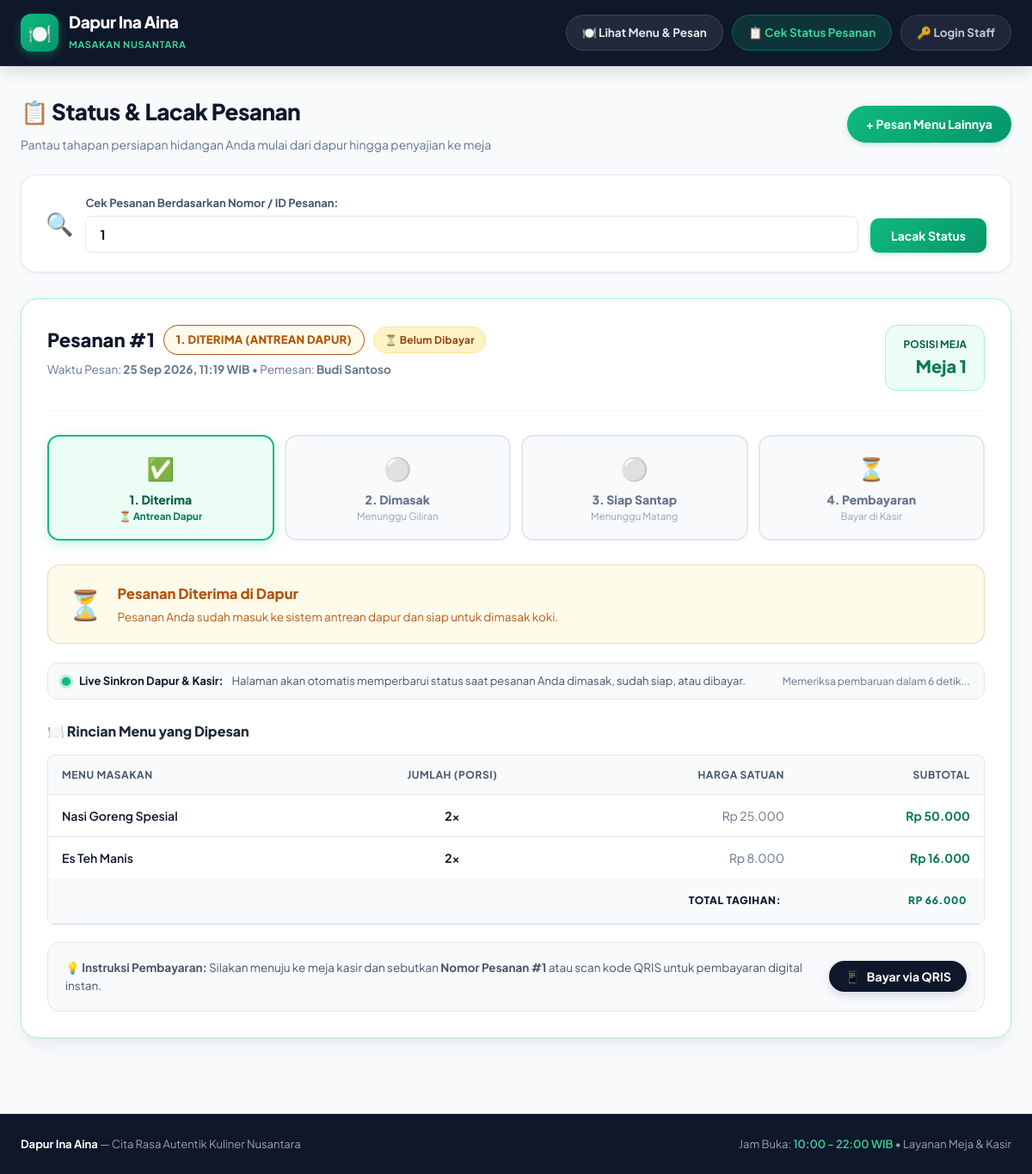
The app's page /pesanan_saya.php?id_pesanan=1 with its own data.
### tables this page shows
CREATE TABLE IF NOT EXISTS pesanan (
  id INT UNSIGNED AUTO_INCREMENT PRIMARY KEY,
  id_pelanggan INT UNSIGNED NOT NULL,
  id_pengguna INT UNSIGNED NULL COMMENT 'Petugas yang mencatat pesanan',
  tanggal DATETIME NOT NULL DEFAULT CURRENT_TIMESTAMP,
  status ENUM('diproses','disiapkan','selesai','dibatalkan') NOT NULL DEFAULT 'diproses',
  CONSTRAINT fk_pesanan_pelanggan
    FOREIGN KEY (id_pelanggan) REFERENCES pelanggan(id)
    ON UPDATE CASCADE ON DELETE RESTRICT,
  CONSTRAINT fk_pesanan_pengguna
    FOREIGN KEY (id_pengguna) REFERENCES pengguna(id)
    ON UPDATE CASCADE ON DELETE SET NULL
);

CREATE TABLE IF NOT EXISTS pelanggan (
  id INT UNSIGNED AUTO_INCREMENT PRIMARY KEY,
  nama VARCHAR(100) NOT NULL,
  id_meja INT UNSIGNED NULL,
  id_pengguna INT UNSIGNED NULL,
  created_at TIMESTAMP DEFAULT CURRENT_TIMESTAMP,
  CONSTRAINT fk_pelanggan_meja
    FOREIGN KEY (id_meja) REFERENCES meja(id)
    ON UPDATE CASCADE ON DELETE SET NULL,
  CONSTRAINT fk_pelanggan_pengguna
    FOREIGN KEY (id_pengguna) REFERENCES pengguna(id)
    ON UPDATE CASCADE ON DELETE SET NULL
);

CREATE TABLE IF NOT EXISTS meja (
  id INT UNSIGNED AUTO_INCREMENT PRIMARY KEY,
  nomor_meja INT UNSIGNED NOT NULL UNIQUE,
  kapasitas INT UNSIGNED NOT NULL DEFAULT 4,
  status ENUM('kosong','terisi','dipesan') NOT NULL DEFAULT 'kosong'
);

CREATE TABLE IF NOT EXISTS detail_pesanan (
  id INT UNSIGNED AUTO_INCREMENT PRIMARY KEY,
  id_pesanan INT UNSIGNED NOT NULL,
  id_produk INT UNSIGNED NOT NULL,
  jumlah INT UNSIGNED NOT NULL,
  subtotal DECIMAL(10,2) NOT NULL,
  CONSTRAINT fk_detail_pesanan
    FOREIGN KEY (id_pesanan) REFERENCES pesanan(id)
    ON UPDATE CASCADE ON DELETE CASCADE,
  CONSTRAINT fk_detail_produk
    FOREIGN KEY (id_produk) REFERENCES produk(id)
    ON UPDATE CASCADE ON DELETE RESTRICT
);

CREATE TABLE IF NOT EXISTS produk (
  id INT UNSIGNED AUTO_INCREMENT PRIMARY KEY,
  nama VARCHAR(100) NOT NULL,
  harga DECIMAL(10,2) NOT NULL,
  stok INT UNSIGNED NOT NULL DEFAULT 0,
  id_kategori INT UNSIGNED NOT NULL,
  gambar VARCHAR(255) NULL,
  aktif TINYINT(1) NOT NULL DEFAULT 1,
  CONSTRAINT fk_produk_kategori
    FOREIGN KEY (id_kategori) REFERENCES kategori(id)
    ON UPDATE CASCADE ON DELETE RESTRICT
);

### pesanan_saya.php (the view, shortened to what the rows shown need)
<?php
$pdo = get_koneksi();
$id_pesanan_cari = 0;
if (isset($_GET['id_pesanan'])) {
    $id_pesanan_cari = (int)$_GET['id_pesanan'];
} elseif (isset($_POST['cari_pesanan'])) {
    $id_pesanan_cari = (int)($_POST['no_pesanan'] ?? 0);
} elseif (isset($_SESSION['last_order_id'])) {
    $id_pesanan_cari = (int)$_SESSION['last_order_id'];
} elseif (isset($_COOKIE['last_order_id'])) {
    $id_pesanan_cari = (int)$_COOKIE['last_order_id'];
}
$pesananDetail = null;
$detailItems = [];
$totalTagihan = 0;
if ($id_pesanan_cari > 0) {
    $stmt = $pdo->prepare("
        SELECT p.id, p.tanggal, p.status, m.nomor_meja, pel.nama AS nama_pelanggan,
               pb.id AS id_bayar, pb.tanggal_bayar, pb.jenis AS metode_bayar
        FROM pesanan p
        JOIN pelanggan pel ON p.id_pelanggan = pel.id
        LEFT JOIN meja m ON pel.id_meja = m.id
        LEFT JOIN pembayaran pb ON pb.id_pesanan = p.id
        WHERE p.id = :id
    ");
    $stmt->execute(['id' => $id_pesanan_cari]);
    $pesananDetail = $stmt->fetch();
    if ($pesananDetail) {
        $stmtItems = $pdo->prepare("
            SELECT dp.*, pr.nama AS nama_produk, pr.harga
            FROM detail_pesanan dp
            JOIN produk pr ON dp.id_produk = pr.id
            WHERE dp.id_pesanan = :id
            ORDER BY dp.id ASC
        ");
        $stmtItems->execute(['id' => $id_pesanan_cari]);
        $detailItems = $stmtItems->fetchAll();
        foreach ($detailItems as $di) {
            $totalTagihan += $di['subtotal'];
        }
    }
}
require_once __DIR__ . '/includes/header_public.php';
?>
<div class="page-header" style="display:flex; justify-content:space-between; align-items:center; flex-wrap:wrap; gap:16px; margin-bottom: 24px;">
    <div>
        <h1 class="page-title" style="font-size: 26px; font-weight: 800; color: #0f172a; margin: 0 0 6px;">
            📋 Status & Lacak Pesanan
        </h1>
    </div>
</div>
<?php if ($pesananDetail): ?>
    <?php
    $status = $pesananDetail['status'];
    $isPaid = !empty($pesananDetail['id_bayar']);
    if ($isPaid) {
        $step = 4;
        $statusText = '4. LUNAS & SELESAI';
        $statusTitle = 'Pesanan Selesai & Lunas';
        $statusDesc = 'Pembayaran telah sukses diterima di kasir (' . ucfirst($pesananDetail['metode_bayar'] ?? 'Kasir') . '). Selamat menikmati sajian lezat Dapur Ina Aina!';
        $badgeBg = '#ecfdf5';
        $badgeColor = '#047857';
    } elseif ($status === 'diproses') {
        $step = 1;
        $statusText = '1. DITERIMA (ANTREAN DAPUR)';
        $statusTitle = 'Pesanan Diterima di Dapur';
        $statusDesc = 'Pesanan Anda sudah masuk ke sistem antrean dapur dan siap untuk dimasak koki.';
        $badgeBg = '#fffbeb';
        $badgeColor = '#b45309';
    }
    ?>
    <div class="card" style="padding: 30px; border-radius: 20px; border: 1px solid #a7f3d0; background: #fff; box-shadow: var(--shadow-md); margin-bottom: 28px;">
        <div style="display: flex; justify-content: space-between; align-items: flex-start; flex-wrap: wrap; gap: 16px; padding-bottom: 22px; border-bottom: 1px solid #f1f5f9;">
            <div>
                <div style="display: flex; align-items: center; gap: 10px; margin-bottom: 6px; flex-wrap: wrap;">
                    <span style="font-size: 22px; font-weight: 800; color: #0f172a;">
                        Pesanan #<?= (int)$pesananDetail['id'] ?>
                    </span>
                    <span class="badge" style="background: <?= $badgeBg ?>; color: <?= $badgeColor ?>; font-size: 13px; padding: 6px 14px; font-weight: 800; border-radius: 9999px; border: 1px solid currentColor;">
                        <?= htmlspecialchars($statusText) ?>
                    </span>
                    <?php if ($isPaid): ?>
                        <span class="badge badge-success" style="font-size: 12px; padding: 5px 12px; border-radius: 9999px; font-weight:700;">
                            💳 LUNAS (<?= htmlspecialchars(ucfirst($pesananDetail['metode_bayar'] ?? 'Kasir')) ?>)
                        </span>
                    <?php else: ?>
                        <span class="badge badge-warning" style="font-size: 12px; padding: 5px 12px; border-radius: 9999px; font-weight:700;">
                            ⏳ Belum Dibayar
                        </span>
                    <?php endif; ?>
                </div>
                <div style="color: #64748b; font-size: 13.5px;">
                    Waktu Pesan: <strong><?= date('d M Y, H:i', strtotime($pesananDetail['tanggal'])) ?> WIB</strong> • Pemesan: <strong><?= htmlspecialchars($pesananDetail['nama_pelanggan']) ?></strong>
                </div>
            </div>
            <div style="text-align: right; background: #ecfdf5; padding: 12px 20px; border-radius: 14px; border: 1px solid #a7f3d0;">
                <div style="font-size: 12px; color: #065f46; font-weight: 700; text-transform: uppercase;">Posisi Meja</div>
                <div style="font-size: 20px; font-weight: 800; color: #047857;">
                    Meja <?= $pesananDetail['nomor_meja'] ? htmlspecialchars($pesananDetail['nomor_meja']) : '-' ?>
                </div>
            </div>
        </div>
        <div style="margin: 28px 0;">
            <div style="display: grid; grid-template-columns: repeat(auto-fit, minmax(140px, 1fr)); gap: 12px; text-align: center;">
                <div style="padding: 16px 10px; border-radius: 14px; background: <?= $step >= 1 ? '#ecfdf5' : '#f8fafc' ?>; border: 2px solid <?= $step === 1 ? '#10b981' : ($step > 1 ? '#a7f3d0' : '#e2e8f0') ?>; transition: all 0.3s ease; <?= $step === 1 ? 'box-shadow: 0 4px 14px rgba(16,185,129,0.22);' : '' ?>">
                    <div style="font-size: 26px; margin-bottom: 4px;"><?= $step >= 1 ? '✅' : '⚪' ?></div>
                    <div style="font-weight: 800; font-size: 14px; color: <?= $step >= 1 ? '#065f46' : '#64748b' ?>;">1. Diterima</div>
                    <div style="font-size: 11.5px; color: <?= $step === 1 ? '#047857' : '#94a3b8' ?>; font-weight: <?= $step === 1 ? '700' : 'normal' ?>;">
                        <?= $step === 1 ? '⏳ Antrean Dapur' : ($step > 1 ? 'Sudah Diterima' : 'Menunggu') ?>
                    </div>
                </div>
                <div style="padding: 16px 10px; border-radius: 14px; background: <?= $step >= 2 ? ($step === 2 ? '#eff6ff' : '#ecfdf5') : '#f8fafc' ?>; border: 2px solid <?= $step === 2 ? '#3b82f6' : ($step > 2 ? '#a7f3d0' : '#e2e8f0') ?>; transition: all 0.3s ease; <?= $step === 2 ? 'box-shadow: 0 4px 14px rgba(59,130,246,0.22);' : '' ?>">
                    <div style="font-size: 26px; margin-bottom: 4px;"><?= $step === 2 ? '🍳' : ($step > 2 ? '✅' : '⚪') ?></div>
                    <div style="font-weight: 800; font-size: 14px; color: <?= $step === 2 ? '#1d4ed8' : ($step > 2 ? '#065f46' : '#64748b') ?>;">2. Dimasak</div>
                    <div style="font-size: 11.5px; color: <?= $step === 2 ? '#1d4ed8' : '#94a3b8' ?>; font-weight: <?= $step === 2 ? '700' : 'normal' ?>;">
                        <?= $step === 2 ? '🔥 Koki Memasak' : ($step > 2 ? 'Selesai Dimasak' : 'Menunggu Giliran') ?>
                    </div>
                </div>
                <div style="padding: 16px 10px; border-radius: 14px; background: <?= $step >= 3 ? '#ecfdf5' : '#f8fafc' ?>; border: 2px solid <?= $step === 3 ? '#10b981' : ($step > 3 ? '#a7f3d0' : '#e2e8f0') ?>; transition: all 0.3s ease; <?= $step === 3 ? 'box-shadow: 0 4px 14px rgba(16,185,129,0.25);' : '' ?>">
                    <div style="font-size: 26px; margin-bottom: 4px;"><?= $step === 3 ? '🍲' : ($step > 3 ? '✅' : '⚪') ?></div>
                    <div style="font-weight: 800; font-size: 14px; color: <?= $step >= 3 ? '#065f46' : '#64748b' ?>;">3. Siap Santap</div>
                    <div style="font-size: 11.5px; color: <?= $step === 3 ? '#047857' : '#94a3b8' ?>; font-weight: <?= $step === 3 ? '700' : 'normal' ?>;">
                        <?= $step === 3 ? '✨ Sudah Siap di Meja' : ($step > 3 ? 'Sudah Disajikan' : 'Menunggu Matang') ?>
                    </div>
                </div>
                <div style="padding: 16px 10px; border-radius: 14px; background: <?= $isPaid ? '#ecfdf5' : '#f8fafc' ?>; border: 2px solid <?= $isPaid ? '#10b981' : '#e2e8f0' ?>; transition: all 0.3s ease; <?= $isPaid ? 'box-shadow: 0 4px 14px rgba(16,185,129,0.2);' : '' ?>">
                    <div style="font-size: 26px; margin-bottom: 4px;"><?= $isPaid ? '💳' : '⏳' ?></div>
                    <div style="font-weight: 800; font-size: 14px; color: <?= $isPaid ? '#065f46' : '#64748b' ?>;">4. Pembayaran</div>
                    <div style="font-size: 11.5px; color: <?= $isPaid ? '#047857' : '#94a3b8' ?>; font-weight: <?= $isPaid ? '700' : 'normal' ?>;">
                        <?= $isPaid ? '✅ Sudah Lunas' : 'Bayar di Kasir' ?>
                    </div>
                </div>
            </div>
        </div>
        <div style="background: <?= $badgeBg ?>; border-radius: 14px; padding: 18px 22px; border: 1px solid <?= $badgeColor ?>35; margin-bottom: 22px; display: flex; align-items: center; gap: 16px;">
            <span style="font-size: 34px;"><?= $step === 1 ? '⏳' : ($step === 2 ? '🍳' : ($step === 3 ? '🍲' : ($isPaid ? '🎉' : 'ℹ️'))) ?></span>
            <div>
                <h4 style="margin: 0 0 4px 0; color: <?= $badgeColor ?>; font-size: 16.5px; font-weight: 800;"><?= htmlspecialchars($statusTitle) ?></h4>
                <p style="margin: 0; color: <?= $badgeColor ?>; font-size: 13.5px; line-height: 1.5; opacity: 0.95;"><?= htmlspecialchars($statusDesc) ?></p>
            </div>
        </div>
        <?php if (!$isPaid && $status !== 'dibatalkan'): ?>
            <div style="display: flex; align-items: center; justify-content: space-between; background: #f8fafc; border: 1px solid #e2e8f0; border-radius: 12px; padding: 10px 16px; font-size: 13px; color: #475569; margin-bottom: 24px; flex-wrap: wrap; gap: 8px;">
                <span style="display: flex; align-items: center; gap: 10px;">
                    <span style="display: inline-block; width: 10px; height: 10px; border-radius: 50%; background: #10b981; box-shadow: 0 0 0 3px rgba(16,185,129,0.25);"></span>
                    <strong style="color: #0f172a;">Live Sinkron Dapur & Kasir:</strong> Halaman akan otomatis memperbarui status saat pesanan Anda dimasak, sudah siap, atau dibayar.
                </span>
                <span style="color: #64748b; font-size: 12px;" id="refresh-timer">Memeriksa pembaruan dalam 8 detik...</span>
            </div>
        <?php endif; ?>
        <h3 style="font-size: 16px; font-weight: 800; color: #1e293b; margin-bottom: 14px;">
            🍽️ Rincian Menu yang Dipesan
        </h3>
        <div class="table-wrapper" style="margin-bottom: 20px;">
            <table>
                <thead>
                    <tr>
                        <th>Menu Masakan</th>
                        <th style="text-align:center;">Jumlah (Porsi)</th>
                        <th style="text-align:right;">Harga Satuan</th>
                        <th style="text-align:right;">Subtotal</th>
                    </tr>
                </thead>
                <tbody>
                    <?php foreach ($detailItems as $item): ?>
                    <tr>
                        <td style="font-weight: 600; color: #0f172a;">
                            <?= htmlspecialchars($item['nama_produk']) ?>
                        </td>
                        <td style="text-align: center; font-weight: 700;">
                            <?= (int)$item['jumlah'] ?>x
                        </td>
                        <td style="text-align: right; color: #64748b;">
                            Rp <?= number_format($item['harga'], 0, ',', '.') ?>
                        </td>
                        <td style="text-align: right; font-weight: 700; color: #047857;">
                            Rp <?= number_format($item['subtotal'], 0, ',', '.') ?>
                        </td>
                    </tr>
                    <?php endforeach; ?>
                </tbody>
                <tfoot>
                    <tr style="background: #f8fafc; font-size: 16px;">
                        <th colspan="3" style="text-align: right; font-weight: 800; color: #0f172a; padding: 16px 20px;">
                            Total Tagihan:
                        </th>
                        <th style="text-align: right; font-weight: 800; color: #047857; padding: 16px 20px;">
                            Rp <?= number_format($totalTagihan, 0, ',', '.') ?>
                        </th>
                    </tr>
                </tfoot>
            </table>
        </div>
        <div style="background: #f8fafc; border-radius: 14px; padding: 18px 20px; border: 1px solid #e2e8f0; display: flex; flex-wrap: wrap; justify-content: space-between; align-items: center; gap: 14px;">
            <div style="flex: 1; min-width: 250px; font-size: 13.5px; color: #475569;">
                💡 <strong>Instruksi Pembayaran:</strong> Silakan menuju ke meja kasir dan sebutkan <strong>Nomor Pesanan #<?= (int)$pesananDetail['id'] ?></strong> atau scan kode QRIS untuk pembayaran digital instan.
            </div>
            <?php if (!$isPaid && $status !== 'dibatalkan'): ?>
            <div>
                <button type="button" onclick="document.getElementById('modalQrisPelanggan').style.display='flex'" class="btn" style="background: #0f172a; color: #ffffff; font-weight: 700; padding: 9px 18px; border-radius: 9999px; display: inline-flex; align-items: center; gap: 8px; box-shadow: 0 4px 12px rgba(15, 23, 42, 0.15);">
                    📱 <span>Bayar via QRIS</span>
                </button>
            </div>
            <?php endif; ?>
        </div>
    </div>
<?php endif; ?>
<?php require_once __DIR__ . '/includes/footer_public.php'; ?>

### records on screen
pesanan: id "1", tanggal "25 Sep 2026, 11:19", id_pelanggan.nama "Budi Santoso", meja.nomor_meja "1"
detail_pesanan: id_produk.nama "Nasi Goreng Spesial", jumlah "2", id_produk.harga "25.000", subtotal "50.000"
detail_pesanan: id_produk.nama "Es Teh Manis", jumlah "2", id_produk.harga "8.000", subtotal "16.000"

### other values on screen
$statusText "1. DITERIMA (ANTREAN DAPUR)"
$statusTitle "Pesanan Diterima di Dapur"
$statusDesc "Pesanan Anda sudah masuk ke sistem antrean dapur dan siap untuk dimasak koki."
$totalTagihan "66.000"
